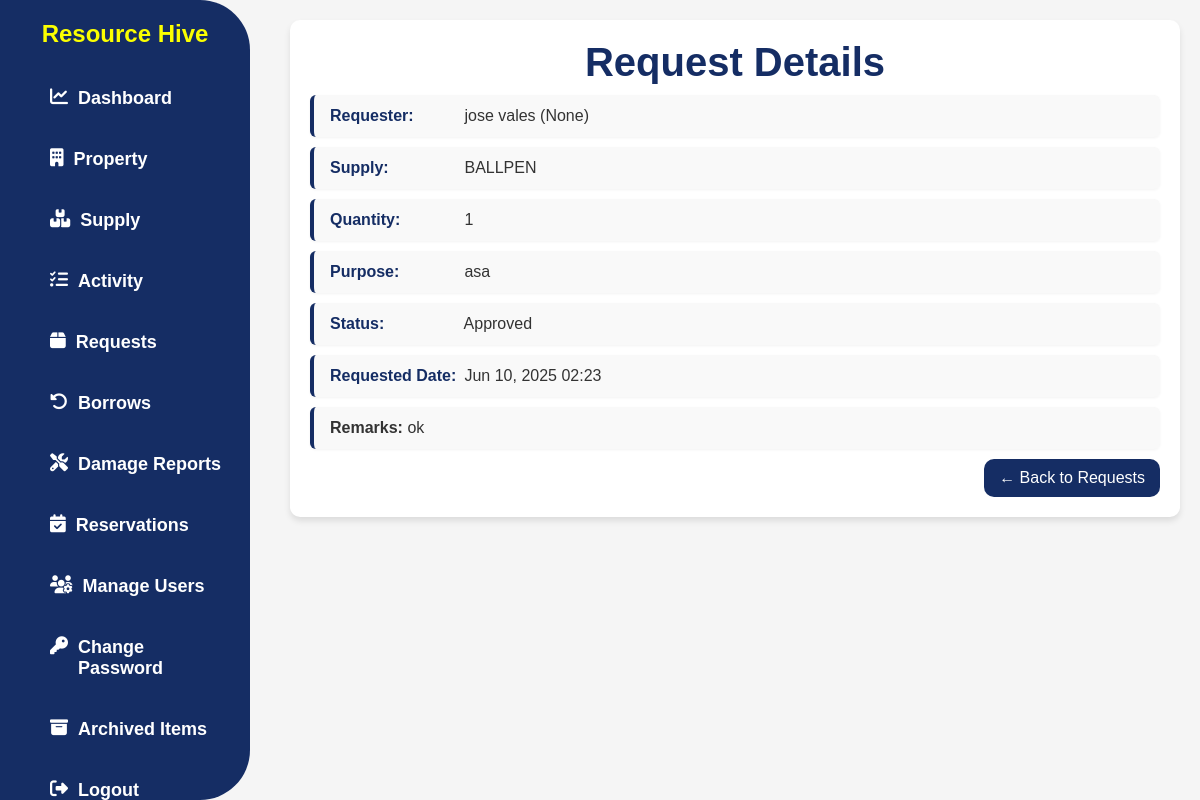
The page /request/55/ on the database as committed earlier.
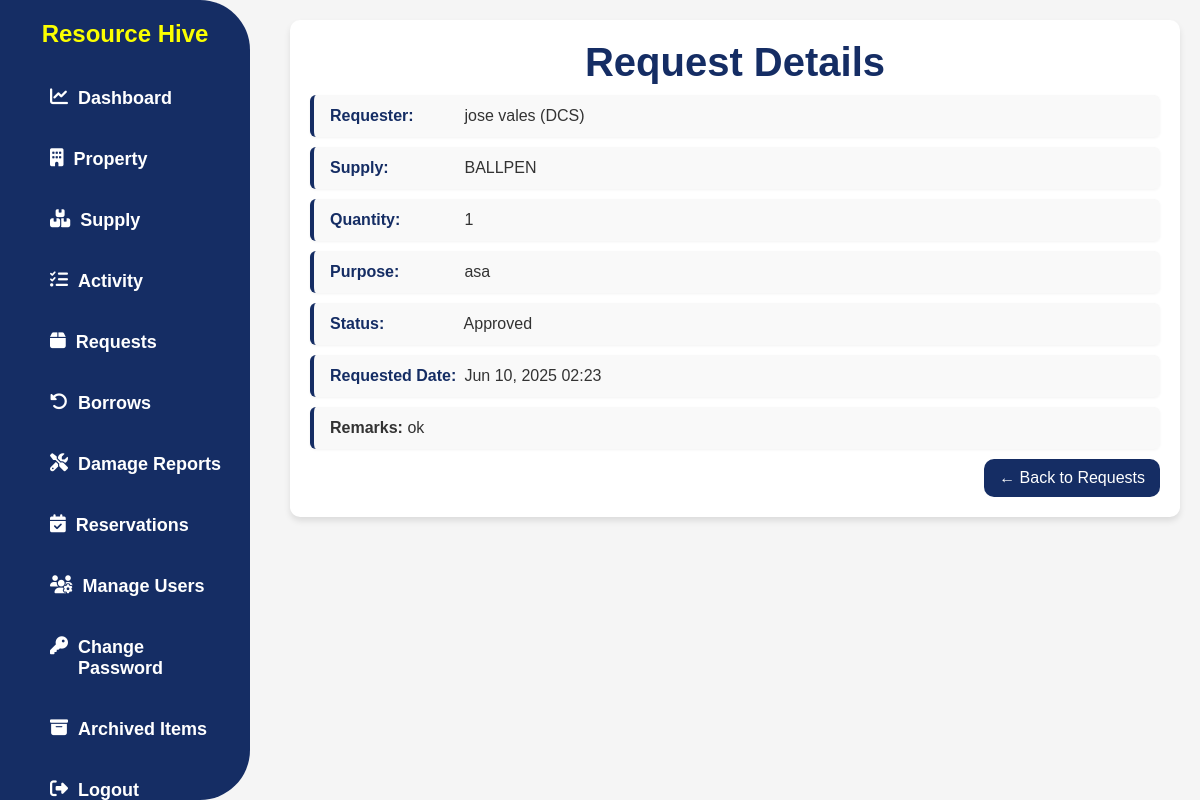
The same page on the database as committed later.
### app/models.py (models this page shows, shortened)
class SupplyRequest(models.Model):
    STATUS_CHOICES = [
        ('pending', 'Pending'),
        ('approved', 'Approved'),
        ('rejected', 'Rejected'),
    ]
    user = models.ForeignKey(User, on_delete=models.CASCADE)
    supply = models.ForeignKey(Supply, on_delete=models.CASCADE)
    quantity = models.PositiveIntegerField()
    request_date = models.DateTimeField(auto_now_add=True)
    purpose = models.TextField()
    approved_date = models.DateTimeField(null=True, blank=True)
    status = models.CharField(max_length=20, choices=STATUS_CHOICES, default='pending')
    remarks = models.TextField(blank=True, null=True)

class UserProfile(models.Model):
    user = models.OneToOneField(User, on_delete=models.CASCADE)
    ROLE_CHOICES = [
        ('ADMIN', 'ADMIN'),
        ('USER', 'USER'),
    ]
    role = models.CharField(max_length=20, choices=ROLE_CHOICES)
    department = models.ForeignKey(Department, on_delete=models.SET_NULL, null=True, blank=True)
    phone = models.CharField(max_length=20, blank=True, null=True)

class Supply(models.Model):
    STATUS_CHOICES = [
        ('low_stock', 'Low Stock'),
        ('out_of_stock', 'Out of Stock'),
        ('available', 'Available'),
    ]
    supply_name = models.CharField(max_length=255)
    category = models.ForeignKey(SupplyCategory, on_delete=models.SET_NULL, null=True, blank=True)
    subcategory = models.ForeignKey(SupplySubcategory, on_delete=models.SET_NULL, null=True, blank=True)
    description = models.TextField(blank=True, null=True)
    barcode = models.CharField(max_length=100, unique=True, null=True, blank=True)
    available_for_request = models.BooleanField(default=True)
    date_received = models.DateField()
    expiration_date = models.DateField(null=True, blank=True)
    last_updated = models.DateTimeField(auto_now=True)
    is_archived = models.BooleanField(default=False)
    class Meta:
        permissions = [
            ("view_admin_dashboard", "Can view  admin dashboard"),
            ("view_checkout_page", "Can view checkout page"),
            ("view_user_dashboard", "Can view user dashboard"), #user side permissions
            ("view_user_module", "Can view user module"),
            ("view_admin_module", "Can view admin module"),
        ]

class Department(models.Model):
    name = models.CharField(max_length=100, unique=True)
    def __str__(self):
        return self.name

### app/views.py (the view, shortened to what this page needs)
# urls.py: path('request/<int:pk>/', request_detail, name='request_detail'),
def request_detail(request, pk):
    request_obj = get_object_or_404(SupplyRequest, pk=pk)
    return render(request, 'app/request_details.html', {'request_obj': request_obj})

### app/templates/app/request_details.html (shortened to what this page needs)
{% load static %}
<!DOCTYPE html>
<html>
<head>
  <link rel="stylesheet" href="{% static 'css/style.css' %}" />
    <link
    rel="stylesheet"
    href="https://cdnjs.cloudflare.com/ajax/libs/font-awesome/6.4.2/css/all.min.css"
  />
</head>
<body>
  {% include 'app/navbar.html' %}
  <div class="content">
    <div class="details-p">
      <h2 class="h2title">Request Details</h2>
        <p><span>Requester:</span>
        {% with request_obj.user.first_name as first_name %}
        {% with request_obj.user.last_name as last_name %}
            {% if first_name or last_name %}
            {{ first_name }} {{ last_name }}
            {% else %}
            {{ request_obj.user.username }}
            {% endif %}
        {% endwith %}
        {% endwith %}
        ({{ request_obj.user.userprofile.department }})
        </p>
      <p><span>Supply:</span> {{ request_obj.supply.supply_name }}</p>
      <p><span>Quantity:</span> {{ request_obj.quantity }}</p>
      <p><span>Purpose:</span> {{ request_obj.purpose }}</p>
      <p><span>Status:</span> {{ request_obj.get_status_display }}</p>
      <p><span>Requested Date:</span> {{ request_obj.request_date|date:"M d, Y H:i" }}</p>
{% if request_obj.status == 'pending' %}
<form method="post" class="stat-button">
  {% csrf_token %}
  <textarea name="remarks" placeholder="Enter remarks or comments here..."></textarea>
   <a href="{% url 'user_supply_requests' %}" class="btn-back">← Back to Requests</a>
  <button type="submit" name="action" value="approve" class="btn-approve">Approve</button>
  <button type="submit" name="action" value="rejected" class="btn-reject">Reject</button>
</form>
{% else %}
<p><strong>Remarks:</strong> {{ request_obj.remarks }}</p>
<form class="stat-button">
<a href="{% url 'user_supply_requests' %}" class="btn-back">← Back to Requests</a>
</form>
{% endif %}
  </div>
</body>
</html>

### app/templates/app/navbar.html (shortened to what this page needs)
<nav class="sidebar">
  <h1>Resource Hive</h1>
  <ul>
    <li>
      <a href="{% url 'dashboard' %}">
        <i class="fas fa-chart-line"></i> Dashboard
      </a>
    </li>
    <li>
      <a href="{% url 'property_list' %}">
        <i class="fas fa-building"></i> Property
      </a>
    </li>
    <li>
      <a href="{% url 'supply_list' %}">
        <i class="fas fa-boxes"></i> Supply
      </a>
    </li>
    <li>
      <a href="{% url 'activity' %}"> <i class="fas fa-tasks"></i> Activity </a>
    </li>
    <li>
      <a href="{% url 'user_supply_requests' %}">
        <i class="fas fa-box"></i> Requests
      </a>
    </li>
    <li>
      <a href="{% url 'user_borrow_requests' %}">
        <i class="fas fa-undo-alt"></i> Borrows
      </a>
    </li>
    <li>
      <a href="{% url 'user_damage_reports' %}">
        <i class="fas fa-tools"></i> Damage Reports
      </a>
    </li>
    <li>
      <a href="{% url 'user_reservations' %}">
        <i class="fas fa-calendar-check"></i> Reservations
      </a>
    </li>
    <li>
      <a href="{% url 'manage_users' %}">
        <i class="fas fa-users-cog"></i> Manage Users
      </a>
    </li>
    <li>
      <a href="{% url 'password_change' %}">
        <i class="fas fa-key"></i> Change Password
      </a>
    </li>
    <li>
      <a href="{% url 'archived_items' %}">
        <i class="fas fa-archive"></i> Archived Items
      </a>
    </li>
    <li class="logout-button">
      <a
        href="#"
        onclick="event.preventDefault(); if (confirm('Are you sure you want to log out?')) { document.getElementById('logout-form').submit(); }"
      >
        <i class="fas fa-sign-out-alt"></i> Logout
      </a>
    </li>
  </ul>
</nav>

### static/css/style.css (style rules this page uses)
body { font-family: Arial, sans-serif; margin: 0; padding: 0; background-color: whitesmoke; }
h1 { text-align: center; margin-top: 20px; color: #fbff00; }
.sidebar { width: 250px; height: 100%; background-color: #152d64; border-top-right-radius: 50px; border-bottom-right-radius: 50px; position: fixed; top: 0; left: 0; }
.sidebar ul { list-style-type: none; padding: 0; }
.sidebar ul li { padding: 20px; display: flex; justify-content: left; height: 100%; padding-left: 50px; }
.sidebar ul li a { color: white; text-decoration: none; font-size: 18px; display: flex; gap: 10px; font-weight: bold; }
.content { margin-left: 270px; padding: 20px; }
.h2title { text-align: center; color: #152d64; font-size: 40px; margin-top: auto; margin-bottom: 0; }
.stat-button { display: flex; justify-content: flex-end; align-items: center; margin-right: auto; }
.stat-button a, .stat-button button { padding: 10px 15px; font-size: 16px; border-radius: 10px; cursor: pointer; transition: 0.3s ease; text-decoration: none; margin-left: 10px; color: white; border: none; }
.btn-back { background-color: #152d64; }
span { font-weight: bolder; }
.content { display: flex; flex-direction: column; gap: 5px; margin-top: 0; }
.details-p { background-color: #fff; padding: 20px; margin-top: 0%; border-radius: 10px; box-shadow: 0 4px 6px rgba(0, 0, 0, 0.1); }
.details-p p { background-color: #f9f9f9; padding: 12px 16px; border-left: 4px solid #152d64; border-radius: 6px; font-size: 16px; margin: 10px 0; color: #333; box-shadow: 0 1px 3px rgba(0, 0, 0, 0.05); }
.details-p p span { font-weight: 600; color: #152d64; display: inline-block; min-width: 130px; }

Rows that differ between the two databases and show on the page:
changed through a linked row, SupplyRequest "asa": user.userprofile.department "None" → "DCS"
